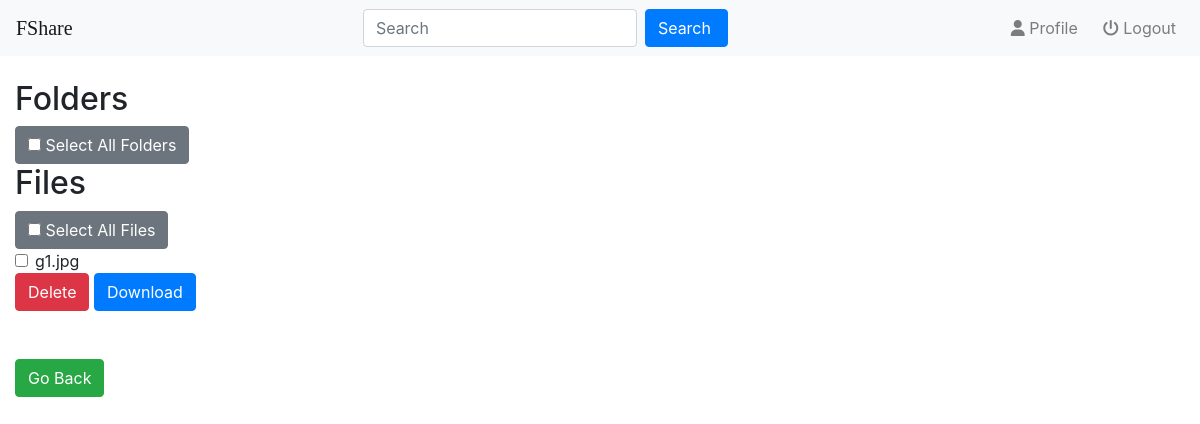
The page /fileshare/select/28/ on the database as committed earlier.
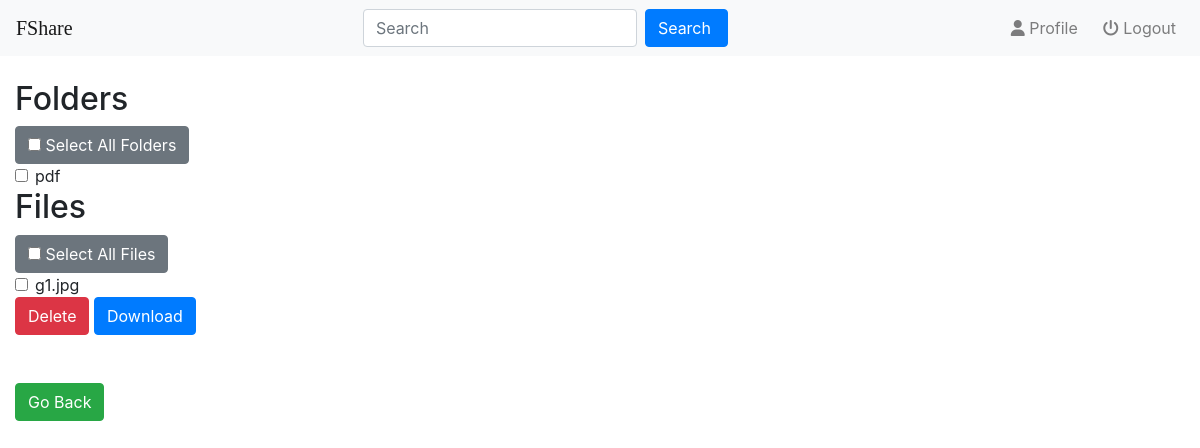
The same page on the database as committed later.
### fileshare/models.py (models this page shows, shortened)
class File(models.Model):
    user = models.ForeignKey(User,on_delete=models.CASCADE,default=1)
    folder=models.ForeignKey(Folder,on_delete=models.CASCADE,null=True,blank=True)
    name = models.CharField(max_length=50,null=True,blank=True)
    file=models.FileField();
    created_on = models.DateTimeField(auto_now_add=True)
    def __str__(self):
        return self.name

class Folder(models.Model):
    user = models.ForeignKey(User,on_delete=models.CASCADE,default=1)
    name = models.CharField(max_length=50)
    linkedfolder = models.ForeignKey("self",on_delete=models.CASCADE,null=True,blank=True)
    lastmodified = models.DateTimeField(auto_now=True)
    def __str__(self):
        return self.name

### fileshare/views.py (the view)
# urls.py: path('select/<int:pk>/',views.select,name='select'),
def select(request,pk):
    folder = get_object_or_404(Folder,pk=pk)
    files = folder.file_set.all()
    folders = folder.folder_set.all()
    context={'folder':folder,'folders':folders,'files':files}
    return render(request,'fileshare/select.html',context)

### fileshare/templates/fileshare/select.html (shortened to what this page needs)
{% extends 'fileshare/base.html'%}
{% block body %}
<form action="{% url 'fileshare:list_delete' folder.pk %}" method="get">
  <h2>Folders</h2>
  <button type="button" class="btn btn-secondary"><input type="checkbox" onClick="toggle(this,'folder')" /> Select All Folders</button><br/>
  {% for f in folders %}
    <div class="form-check">
      <label class="form-check-label" for="check1">
        <input type="checkbox" class="form-check-input" id="check1{{f.pk}}" name="folder" value="{{ f.pk }}">{{ f }}
      </label>
    </div>
  {% endfor %}
  <h2>Files</h2>
  <button type="button" class="btn btn-secondary"><input type="checkbox" onClick="toggle(this,'file')" /> Select All Files</button><br/>
  {% for f in files %}
    <div class="form-check">
      <label class="form-check-label" for="check1">
        <input type="checkbox" class="form-check-input" id="check2{{f.pk}}" name="file" value="{{ f.pk }}">{{ f }}
      </label>
    </div>
  {% endfor %}
  <button type="button" class="btn btn-danger" data-toggle="modal" data-target="#myModal"> Delete </button>
  <button type="submit" class="btn btn-primary" id="download" formaction="{% url 'fileshare:list_folder_file_download' %}">Download</button>
</form>
<br/>
<br/>
<button onclick="goBack()" id="goback" class="btn btn-success">Go Back</button>
{% endblock %}

Rows that differ between the two databases and show on the page:
added Folder: name "pdf"
